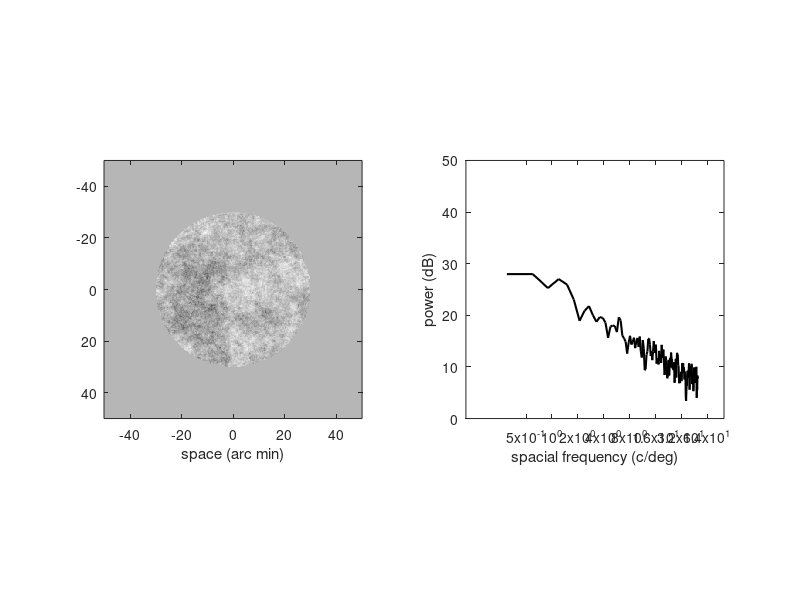

This chart was generated by the following MATLAB code: (Note: this script raises an error after producing the figure.)
function simulatePowerSpectrumChangeDueToDrift

    % Make each pixel equal to 1 cone aperture
    coneApertureMicrons = 1.5;
    micronsPerDegree = 300;
    pixelSizeArcMin = coneApertureMicrons / micronsPerDegree * 60;
    
    % Generate stimulus
    stimRadiusArcMin = 30;
    stimSizeArcMin = 100;
    
    [stimulusImage, spatialSupportDegs, spectrum, spatialFrequencySupport] = ...
        generateStimulusImage(stimSizeArcMin, pixelSizeArcMin, stimRadiusArcMin, -1);
    plotStimulusAndSpectrum(stimulusImage, spatialSupportDegs, spectrum, spatialFrequencySupport);
    
    % Generate eye movements
    [emPosArcMin, timeAxis] = generateFEM();
    plotFEM(emPosArcMin, timeAxis);
    
end

% Generate noise with spectrum f^{alpha}
function [stimulusImage, spatialSupportDegs, spectrum, spatialFrequencySupport] = generateStimulusImage(stimSizeArcMin, pixelSizeArcMin, stimRadiusArcMin, alpha)
    N = round(stimSizeArcMin / pixelSizeArcMin);
    if (mod(N,2) == 1)
        N = N + 1;
    end
    
    % Generate the grid of frequencies. First quadrant are positive frequencies.  
    % Zero frequency is at u(1,1).
    sf = [(0:floor(N/2)) -(ceil(N/2)-1:-1:1)]'/N;
    % Reproduce these frequencies
    sfX = repmat(sf,1,N);

    % Generate the power spectrum
    normalizedSpatialFrequencyGridFFTshift = sqrt(sfX.^2 + (sfX').^2);
    noiseSpectrum = normalizedSpatialFrequencyGridFFTshift.^alpha;

    % Set any infinities to zero
    noiseSpectrum(noiseSpectrum==inf) = 0;

    % Generate a grid of random phase shifts
    phi = rand(N);

    % Inverse Fourier transform to obtain the the spatial pattern
    x = ifft2(noiseSpectrum .* (cos(2*pi*phi)+1i*sin(2*pi*phi)));

    % Pick the real component
    x = real(x);
    
    % Scale to [0 .. 1]
    stimulusImage = 0.5*(1+x / max(abs(x(:))));
    
    % Generate spatial support
    xAxis = (1:N)*pixelSizeArcMin;
    xAxis = xAxis - mean(xAxis);
    spatialSupportDegs = xAxis / 60;

    % Mask stimulus to 0.5 outside of stimRadiusArcMin
    [xx,yy] = meshgrid(spatialSupportDegs, spatialSupportDegs);
    r = sqrt(xx.^2 + yy.^2);
    idx = find(r > stimRadiusArcMin/60);
    stimulusImage(idx) = 0.5;
    
    % Compute stimulus spectrum and spatialFrequencySupport
    spectrum = fftshift(abs(fft2(stimulusImage)));
    normalizedSpatialFrequencyGrid = ifftshift(normalizedSpatialFrequencyGridFFTshift);
    positiveSFindices = (N/2+1):N;
    spacingDegs = pixelSizeArcMin/60;
    sfMaxCPD = 1/(2*spacingDegs);
    spatialFrequencySupport = normalizedSpatialFrequencyGrid(positiveSFindices, N/2+1) * sfMaxCPD;
end

function plotStimulusAndSpectrum(stimulusImage, spatialSupportDegs, spectrum, spatialFrequencySupport)
    figure(1); clf;
    subplot(1,2,1);
    spatialSupportArcMin = spatialSupportDegs*60;
    imagesc(spatialSupportArcMin, spatialSupportArcMin,  stimulusImage.^0.5);
    set(gca, 'CLim', [0 1]);
    xlabel('space (arc min)');
    axis 'image';
    colormap(gray);

    subplot(1,2,2);
    N = size(spectrum,1);
    positiveSFindices = (N/2+1):N;
    spectrumSlice1 = squeeze(spectrum(positiveSFindices,N/2+1));
    spectrumSlice2 = squeeze(spectrum(N/2+1,positiveSFindices));
    meanSpectrumSlice = 0.5*(spectrumSlice1(:)+spectrumSlice2(:));
    plot(spatialFrequencySupport, 10*log10(meanSpectrumSlice), 'k-', 'LineWidth', 1.5);
    set(gca, 'XScale', 'log');
    axis 'square';
    xlabel('spacial frequency (c/deg)');
    ylabel('power (dB)');
    set(gca, 'XTick', [0.5 1 2 4 8 16 32 64]);
end

function [emPosArcMin, timeAxis] = generateFEM()
    emDurationSeconds = 1;
    sampleTimeSeconds = 1.0 / 1000;
    nTrials = 64;
    
    microSaccadeType = 'none'; % , 'heatmap/fixation based', 'none'
    fixEMobj = fixationalEM();
    fixEMobj.randomSeed = 1;
    fixEMobj.microSaccadeType = microSaccadeType;
    
    computeVelocity = ~true;
    fixEMobj.compute(emDurationSeconds, sampleTimeSeconds, ...
            nTrials, computeVelocity, 'useParfor', true);
        
    timeAxis = fixEMobj.timeAxis;
    emPosArcMin = fixEMobj.emPosArcMin;
    
end

function plotFEM(emPosArcMin, timeAxis)
    trialNo = 1;
    xPosArcMin = squeeze(emPosArcMin(trialNo,:,1));
    yPosArcMin = squeeze(emPosArcMin(trialNo,:,2));
    xPosArcMin = xPosArcMin - mean(xPosArcMin);
    yPosArcMin = yPosArcMin - mean(yPosArcMin);
    posRange = max(abs(emPosArcMin(:)))*[-1 1];
    
    figure(2); clf;
    subplot(1,2,1);
    plot(timeAxis, xPosArcMin, 'r-', 'LineWidth', 1.5); hold on
    plot(timeAxis, yPosArcMin, 'b-', 'LineWidth', 1.5);
    set(gca, 'YLim', posRange);
    xlabel('time (msec)');
    ylabel('space (arc min)');
    axis 'square';
    
    subplot(1,2,2);
    plot(xPosArcMin, yPosArcMin, 'k-', 'LineWidth', 1.5);
    set(gca, 'XLim', posRange, 'YLim', posRange);
    axis 'square';
    xlabel('space (arc min)');
end
